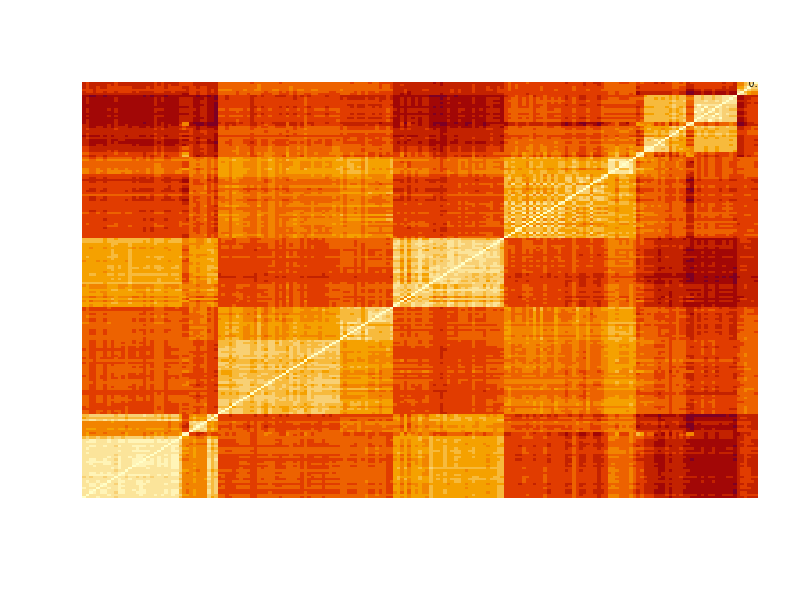

Reproduce this figure in R.
library(dslabs)
data(tissue_gene_expression)
dim(tissue_gene_expression$x)
table(tissue_gene_expression$y)

head(tissue_gene_expression)
class(tissue_gene_expression)


# Q2
d <- as.matrix(dist(tissue_gene_expression$x))

ind <- c(1, 2, 39, 40, 73, 74)
as.matrix(d)[ind,ind]

#Q3
image(d,axes = FALSE, xlab="", ylab="")
text(expand.grid(1:ncol(d), 1:ncol(d)), sprintf("%0.1f", d), cex=0.6)
